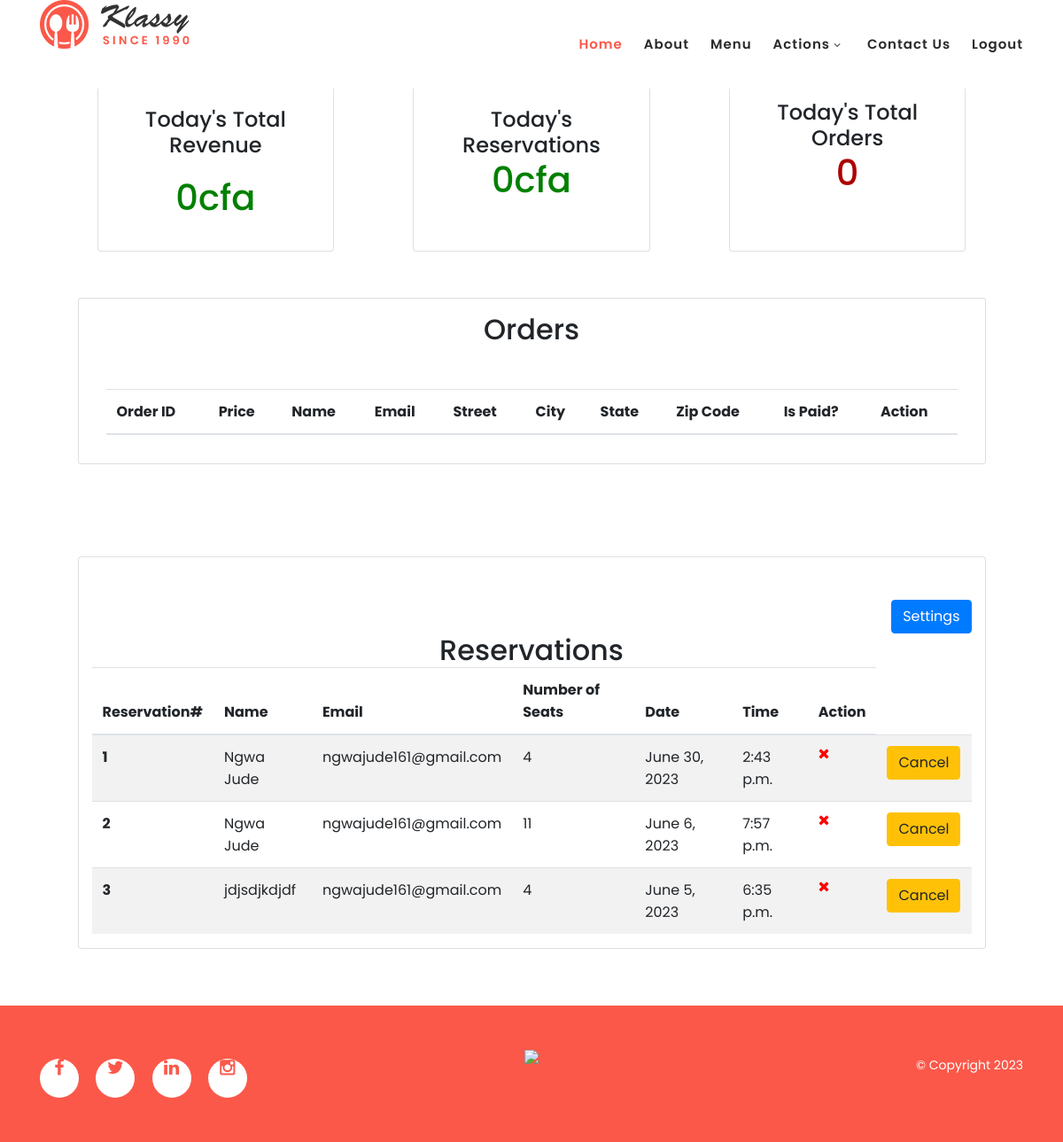
The app's page /restaurant/dashboard/ (signed in), older data.
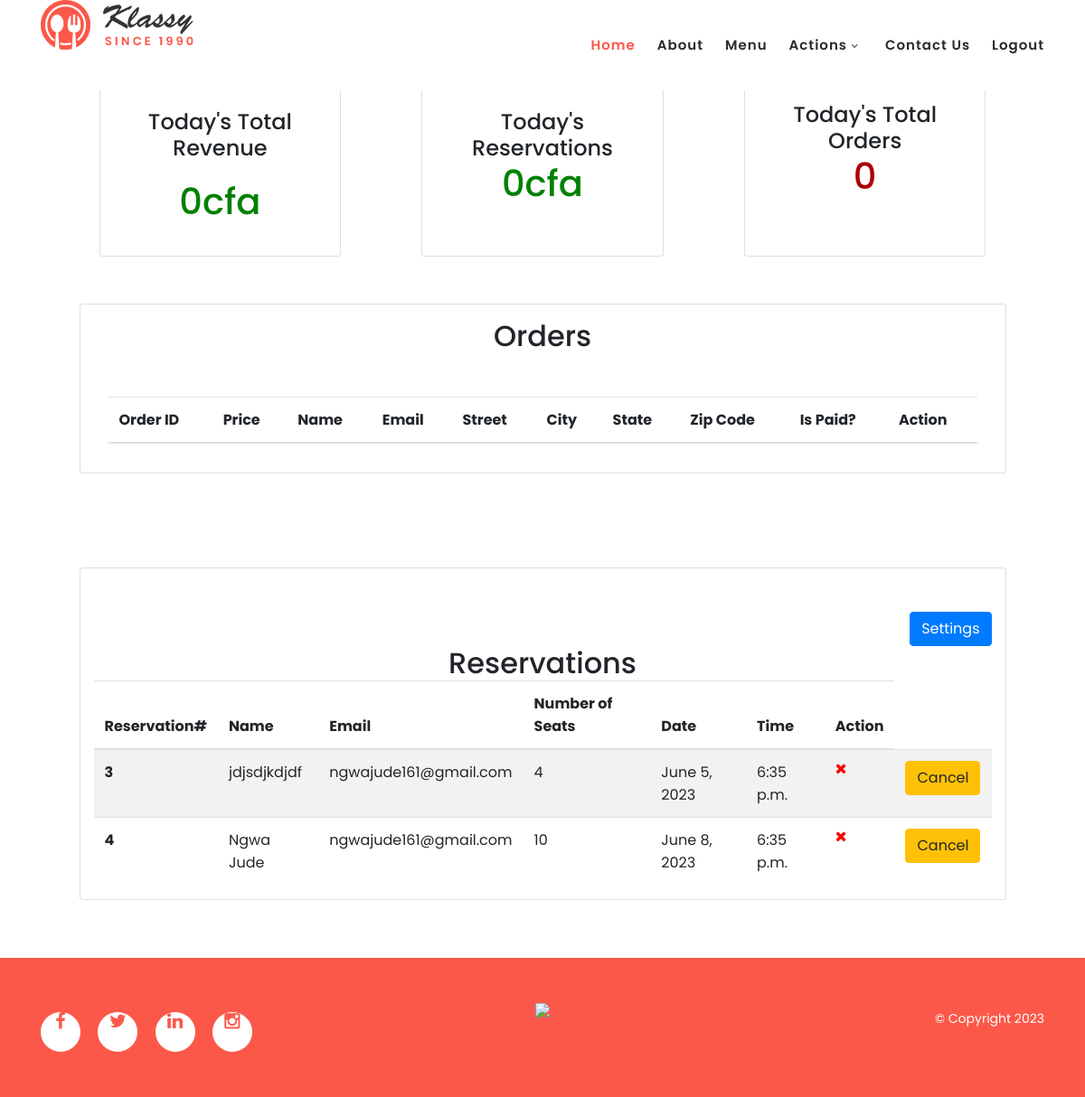
The same page, newer data.
### customer/models.py (models this page shows)
class Resevations(models.Model):
    reservation_number= models.CharField(max_length=10)
    name = models.CharField(max_length=225)
    contact = models.CharField(max_length=10)
    email=models.CharField(max_length=50)
    number_of_seats= models.IntegerField()
    date= models.DateField()
    Resevation_time=models.TimeField()

### restaurant/views.py (the view, shortened to what this page needs)
# urls.py: path('dashboard/', Dashboard.as_view(), name='customer_dashboard'),
class Dashboard(View, LoginRequiredMixin, UserPassesTestMixin):
    def get(self, request, *args, **kwargs):
        today = datetime.today()
        if (request.user.is_staff):
            orders = OrderModel.objects.filter(
                created_on__year=today.year, created_on__month=today.month, created_on__day=today.day)
        else:
            orders = OrderModel.objects.filter(
                created_on__year=today.year, created_on__month=today.month, email=request.user.email)
        if (request.user.is_staff):
            reservations = Resevations.objects.all()
        else:
            reservations = Resevations.objects.filter(
                email=request.user.email).all()
        total_revenue = 0
        for order in orders:
            total_revenue += order.price
        context = {
            'orders': orders,
            'reservations': reservations,
            'total_revenue': total_revenue,
            'total_orders': len(orders)
        }
        if (request.user.is_staff == True):
            return render(request, 'restaurant/dashboard.html', context)
        return render(request, 'customer/dashboard.html', context)

### restaurant/templates/restaurant/dashboard.html (shortened to what this page needs)
{% extends 'customer/base.html' %}
{% block content %}
<div class="mb-5">
    <div class="row col-md-11 m-auto">
        <div class="card col-md-3 mt-5 p-3">
            <h4 class="text-center pt-2">Today's Total Revenue</h4>
            <h1 class="card-body text-center" style="color: green;">{{ total_revenue }}cfa</h1>
        </div>
        <div class="card col-md-3 mt-5 p-3">
            <h4 class="text-center pt-2">Today's Reservations</h4>
            <h1 class="text-center" style="color: green;">{{ total_revenue }}cfa</h1>
        </div>
        <div class="card col-md-3 mt-5 p-3 ">
            <h4 class="text-center">Today's Total Orders</h4>
            <h1 class="text-center" style="color: #ad0003;">{{ total_orders }}</h1>
        </div>
    </div>
    <div class="row justify-content-center mt-5">
        <div class="col-md-10 card m-1 p-3">
            <h2 class="row justify-content-center">Orders</h2>
            <div class="col-md-12 mt-5">
                <table class="table table-striped">
                    <thead>
                        <tr>
                            <th scope="col">Order ID</th>
                            <th scope="col">Price</th>
                            <th scope="col">Name</th>
                            <th scope="col">Email</th>
                            <th scope="col">Street</th>
                            <th scope="col">City</th>
                            <th scope="col">State</th>
                            <th scope="col">Zip Code</th>
                            <th scope="col">Is Paid?</th>
                            <th scope="col">Action</th>
                        </tr>
                    </thead>
                </table>
            </div>
        </div>
    </div>
</div>
<div class="row justify-content-center mt-5">
    <div class="col-md-10 card m-1">
        <div class="mt-5">
           <button type="button" class="btn btn-primary float-right" data-toggle="modal"
            data-target="#SetReservationsModal">
            Settings
        </button>
        {% include 'customer/modals/set_reservation.html' %}
            <h2 class="row justify-content-center">Reservations</h2>
            <table class="table table-hover table-striped">
                <thead>
                    <tr>
                        <th scope="col">Reservation#</th>
                        <th scope="col">Name</th>
                        <th scope="col">Email</th>
                        <th scope="col">Number of Seats</th>
                        <th scope="col">Date</th>
                        <th scope="col">Time</th>
                        <th scope="col">Action</th>
                    </tr>
                </thead>
                <tbody>
                    {% for reservation in reservations %}
                    <tr>
                        <th scope="row">{{ reservation.pk }}</th>
                        <td>{{ reservation.name }}</td>
                        <td>{{ reservation.email }}</td>
                        <td>{{ reservation.number_of_seats }}</td>
                        <td>{{ reservation.date }}</td>
                        <td>{{ reservation.Resevation_time }}</td>
                        <td>
                            {% if order.is_paid %}
                            <i style="color: green;" class="fa fa-check"></i>
                            {% else %}
                            <i style="color: red;" class="fa fa-times"></i>
                            {% endif %}
                        </td>
                        <td>
                            <button type="button" class="btn btn-warning" data-toggle="modal"
                                data-target="#exampleModal">
                                Cancel
                            </button>
                        </td>
                    </tr>
                    {% endfor %}
                </tbody>
            </table>
        </div>
    </div>
{% endblock content %}

### customer/templates/customer/base.html (shortened to what this page needs)
<head>
    {% load static %}
    <link rel="stylesheet" type="text/css" href="{% static 'css/bootstrap.min.css' %}">
    <link rel="stylesheet" type="text/css" href="{% static 'css/font-awesome.css' %}">
    <link rel="stylesheet" href="{% static 'css/templatemo-klassy-cafe.css' %}">
    <link rel="stylesheet" href="{% static 'css/owl-carousel.css' %}">
    <link rel="stylesheet" href="{% static 'css/lightbox.css' %}">
    </head>
    <head>
        {% load static %}
        <link rel="stylesheet" type="text/css" href="{% static 'css/bootstrap.min.css' %}">
        <link rel="stylesheet" type="text/css" href="{% static 'css/font-awesome.css' %}">
        <link rel="stylesheet" href="{% static 'css/templatemo-klassy-cafe.css' %}">
        <link rel="stylesheet" href="{% static 'css/owl-carousel.css' %}">
        <link rel="stylesheet" href="{% static 'css/lightbox.css' %}">
        </head>
        <body>
            {% include 'customer/navigation.html' %}
            {% block content %}
            {% endblock content %}
            {% include 'customer/footer.html' %}
        </body>
    </html>

### customer/templates/customer/navigation.html (shortened to what this page needs)
{% load static %}
<header class="header-area header-sticky">
  <div class="container">
    <div class="row">
      <div class="col-12">
        <nav class="main-nav">
          <a href="index.html" class="logo">
            <img src="{% static 'images/klassy-logo.png' %}" align="klassy cafe html template">
          </a>
          <ul class="nav">
            <li class="scroll-to-section"><a href="{% url 'index' %}" class="active">Home</a></li>
            <li class="scroll-to-section"><a href="{% url 'about' %}">About</a></li>
            <li class="scroll-to-section"><a href="{% url 'menu' %}">Menu</a></li>
            <li class="submenu">
              <a href="javascript:;">Actions</a>
            </li>
            <li class="scroll-to-section"><a href="#reservation">Contact Us</a></li>
            {% if user.is_authenticated %}
            <li class="scroll-to-section"><a href="{% url 'account_logout' %}">logout</a></li>
            {% else %}
            <li class="scroll-to-section"><a href="{% url 'account_login' %}">Login</a></li>
            <li class="scroll-to-section"><a href="{% url 'account_signup' %}">Register</a></li>
            {% endif %}
          </ul>
        </nav>
      </div>
    </div>
  </div>
</header>

### customer/templates/customer/modals/set_reservation.html (shortened to what this page needs)
</div>

### customer/templates/customer/footer.html (shortened to what this page needs)
{% load static %}
<footer>
    <div class="container">
        <div class="row">
            <div class="col-lg-4 col-xs-12">
                <div class="right-text-content">
                        <ul class="social-icons">
                            <li><a href="#"><i class="fa fa-facebook"></i></a></li>
                            <li><a href="#"><i class="fa fa-twitter"></i></a></li>
                            <li><a href="#"><i class="fa fa-linkedin"></i></a></li>
                            <li><a href="#"><i class="fa fa-instagram"></i></a></li>
                        </ul>
                </div>
            </div>
            <div class="col-lg-4">
                <div class="logo">
                    <a href="index.html"><img src="{% static 'images/white-logo.png"' %} alt=""></a>
                </div>
            </div>
            <div class="col-lg-4 col-xs-12">
                <div class="left-text-content">
                    <p>© Copyright 2023
                    <br></p>
                </div>
            </div>
        </div>
    </div>
</footer>

### static/css/templatemo-klassy-cafe.css (style rules this page uses)
html, body, div, span, applet, object, iframe, h1, h2, h3, h4, h5, h6, p, blockquote, div pre, a, abbr, acronym, address, big, cite, code, del, dfn, em, font, img, ins, kbd, q, s, samp, small, strike, strong, sub, sup, tt, var, b, u, i, center, dl, dt, dd, ol, ul, li, figure, header, nav, section, article, aside, footer, figcaption { margin: 0; padding: 0; border: 0; outline: 0; }
ul, li { padding: 0; margin: 0; list-style: none; }
header, nav, section, article, aside, footer, hgroup { display: block; }
* { box-sizing: border-box; }
html, body { font-family: 'Poppins', sans-serif; font-weight: 400; background-color: #fff; font-size: 16px; -ms-text-size-adjust: 100%; -webkit-font-smoothing: antialiased; -moz-osx-font-smoothing: grayscale; }
a { text-decoration: none !important; }
h1, h2, h3, h4, h5, h6 { margin-top: 0px; margin-bottom: 0px; }
ul { margin-bottom: 0px; }
p { font-size: 14px; line-height: 25px; color: #2a2a2a; }
html, body { background: #fff; font-family: 'Poppins', sans-serif; }
.header-area { background-color: #fff; position: absolute; top: 0px; left: 0px; right: 0px; z-index: 100; height: 100px; -webkit-transition: all .5s ease 0s; -moz-transition: all .5s ease 0s; -o-transition: all .5s ease 0s; transition: all .5s ease 0s; }
.header-area .main-nav { min-height: 80px; background: transparent; }
.header-area .main-nav .logo { line-height: 100px; color: #fff; font-size: 28px; font-weight: 700; text-transform: uppercase; letter-spacing: 2px; float: left; -webkit-transition: all 0.3s ease 0s; -moz-transition: all 0.3s ease 0s; -o-transition: all 0.3s ease 0s; transition: all 0.3s ease 0s; }
.header-area .main-nav .nav { float: right; margin-top: 30px; margin-right: 0px; background-color: transparent; -webkit-transition: all 0.3s ease 0s; -moz-transition: all 0.3s ease 0s; -o-transition: all 0.3s ease 0s; transition: all 0.3s ease 0s; position: relative; z-index: 999; }
.header-area .main-nav .nav li { padding-left: 15px; padding-right: 15px; }
.header-area .main-nav .nav li:last-child { padding-right: 0px; }
.header-area .main-nav .nav li a { display: block; font-weight: 600; font-size: 15px; color: #2a2a2a; text-transform: capitalize; -webkit-transition: all 0.3s ease 0s; -moz-transition: all 0.3s ease 0s; -o-transition: all 0.3s ease 0s; transition: all 0.3s ease 0s; height: 40px; line-height: 40px; border: transparent; letter-spacing: 1px; }
.header-area .main-nav .nav li a { color: #2a2a2a; }
.header-area .main-nav .nav li:hover a, .header-area .main-nav .nav li a.active { color: #fb5849!important; }
.header-area .main-nav .nav li.submenu { position: relative; padding-right: 30px; }
.header-area .main-nav .nav li.submenu:after { font-family: FontAwesome; content: "\f107"; font-size: 12px; color: #2a2a2a; position: absolute; right: 18px; top: 12px; }
.header-area.header-sticky { min-height: 80px; }
.header-area .nav { margin-top: 30px; }
.header-area.header-sticky .nav li a.active { color: #fb5849; }
@media (max-width: 1200px) { .header-area .main-nav .nav li { padding-left: 12px; padding-right: 12px; } }
@media (max-width: 1200px) { .header-area .main-nav:before { display: none; } }
@media (min-width: 767px) { .header-area .main-nav .nav { display: flex !important; } }
*, *:before, *:after { -webkit-box-sizing: border-box; box-sizing: border-box; -webkit-font-smoothing: antialiased; -moz-osx-font-smoothing: grayscale; }
.card { margin: 0 auto; max-width: 100%; min-height: 150px; overflow: hidden; background-size: cover; background-repeat: no-repeat; overflow: hidden; }
footer { margin-top: 60px; padding: 50px 0px; background-color: #fb5849; }
footer .left-text-content p { margin-top: 5px; color: #fff; font-size: 14px; text-align: right; }
footer .right-text-content { text-align: left; margin-top: 10px; }
footer .logo { text-align: center; }
footer .right-text-content ul li { display: inline-block; margin-left: 15px; }
footer .right-text-content ul li:first-child { margin-left: 0px; }
footer .right-text-content ul li a { width: 44px; height: 44px; display: inline-block; text-align: center; line-height: 44px; font-size: 20px; background-color: #fff; border-radius: 50%; color: #fb5849; -webkit-transition: all 0.5s ease 0s; -moz-transition: all 0.5s ease 0s; -o-transition: all 0.5s ease 0s; transition: all 0.5s ease 0s; }

Row changes from the older to the newer data that the page shows:
removed Resevations: pk "1", name "Ngwa Jude", email "ngwajude161@gmail.com", number_of_seats "4", date "June 30, 2023", Resevation_time "2:43 p.m."
removed Resevations: pk "2", name "Ngwa Jude", email "ngwajude161@gmail.com", number_of_seats "11", date "June 6, 2023", Resevation_time "7:57 p.m."
added Resevations: pk "4", name "Ngwa Jude", email "ngwajude161@gmail.com", number_of_seats "10", date "June 8, 2023", Resevation_time "6:35 p.m."
